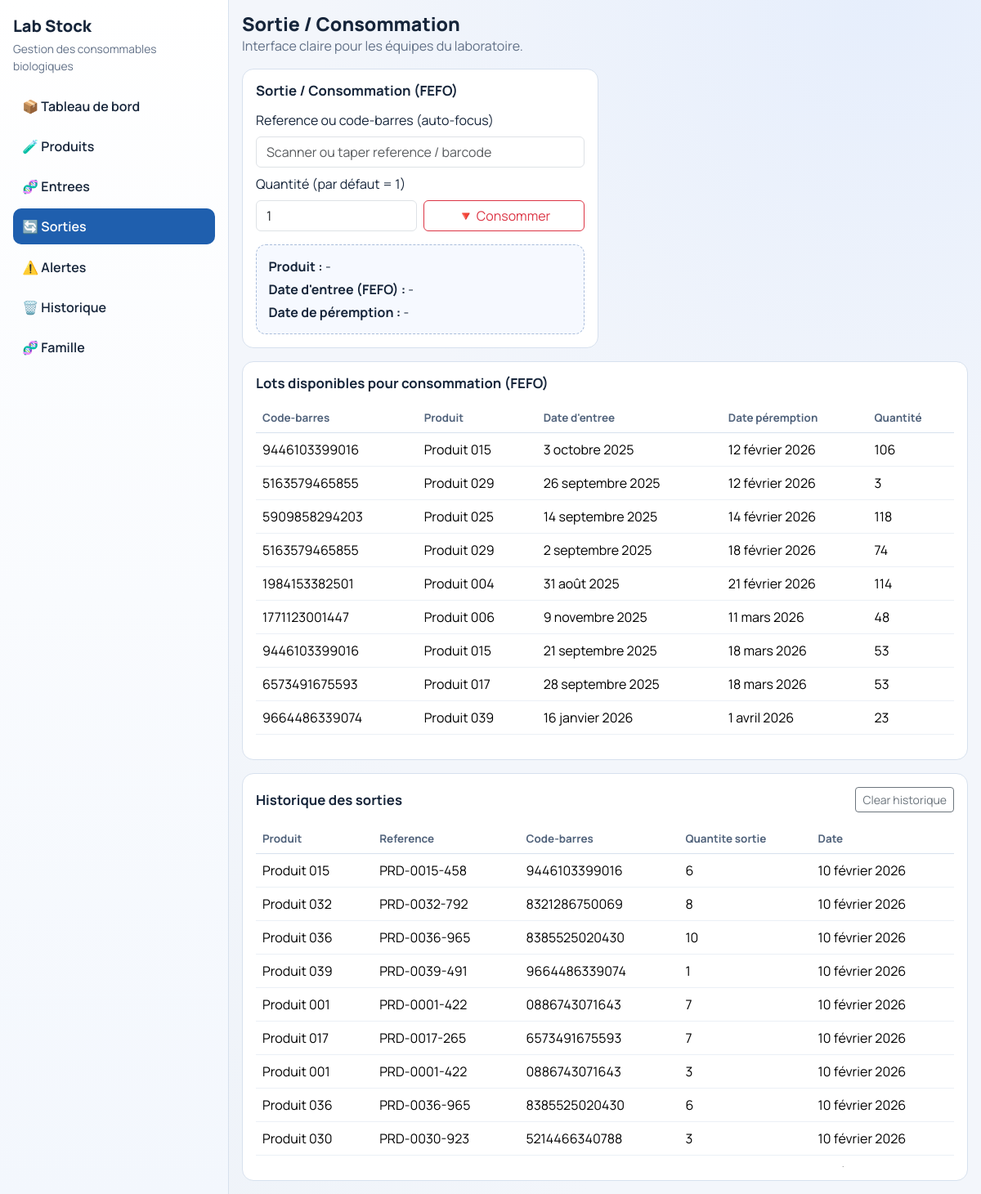
The app's page /movements/ with its own data.
### core/models.py (models this page shows, shortened)
class Lot(models.Model):
    produit = models.ForeignKey(
        Produit,
        on_delete=models.CASCADE,
        related_name="lots"
    )
    quantite = models.PositiveIntegerField()
    date_entree = models.DateField()
    date_fin = models.DateField(
        verbose_name="Date de péremption"
    )
    class Meta:
        ordering = ["date_fin"]  # FEFO automatique

class Produit(models.Model):
    reference = models.CharField(
        max_length=100,
        unique=True,
        verbose_name="Référence"
    )
    nom = models.CharField(
        max_length=255,
        blank=True,
        null=True,
        verbose_name="Nom du produit"
    )
    barcode = models.CharField(
        max_length=100,
        unique=True,
        verbose_name="Code-barres"
    )
    famille = models.ForeignKey(
        Famille,
        on_delete=models.PROTECT,
        related_name="produits"
    )
    nbr_days_alert = models.PositiveIntegerField(
        default=30,
        verbose_name="Jours avant alerte péremption"
    )
    nbr_qnt_alert = models.PositiveIntegerField(
        default=1,
        verbose_name="Seuil stock minimum"
    )

class Sort(models.Model):
    produit = models.ForeignKey(
        Produit,
        on_delete=models.CASCADE,
        related_name="sorties",
    )
    quantite = models.PositiveIntegerField()
    date_sortie = models.DateField(auto_now_add=True)

### core/views.py (the view)
# urls.py: path('movements/',movements ,name='movements'),
def movements(request):
    active_page = "movements"
    today = date.today()
    if request.method == "POST":
        form = MovementForm(request.POST)
        if form.is_valid():
            code = form.cleaned_data["code"]
            quantite_demandee = form.cleaned_data["quantite"]
            produit = (
                Produit.objects
                .filter(Q(reference__iexact=code) | Q(barcode__iexact=code))
                .first()
            )
            if not produit:
                messages.error(request, "Produit non disponible.")
                return redirect("movements")
            with transaction.atomic():
                lots = list(
                    Lot.objects
                    .select_for_update()
                    .filter(produit=produit, quantite__gt=0, date_fin__gte=today)
                    .order_by("date_fin")
                )
                stock_disponible = sum(lot.quantite for lot in lots)
                if stock_disponible < quantite_demandee:
                    messages.error(request, "Produit non disponible (quantite insuffisante).")
                    return redirect("movements")
                reste = quantite_demandee
                for lot in lots:
                    if reste == 0:
                        break
                    preleve = min(lot.quantite, reste)
                    lot.quantite -= preleve
                    lot.save(update_fields=["quantite"])
                    reste -= preleve
                Sort.objects.create(produit=produit, quantite=quantite_demandee)
                bump_data_version()
                messages.success(
                    request,
                    f"Sortie enregistree: {produit.reference} (-{quantite_demandee})."
                )
                return redirect("movements")
    else:
        form = MovementForm(initial={"quantite": 1})
    fefo_lots = (
        Lot.objects
        .select_related("produit")
        .filter(quantite__gt=0, date_fin__gte=today)
        .order_by("date_fin")
    )[:10]
    sort_history = (
        Sort.objects
        .select_related("produit")
        .order_by("-date_sortie", "-id")
    )[:10]
    return render(
        request,
        "movements.html",
        {
            "active_page": active_page,
            "form": form,
            "fefo_lots": fefo_lots,
            "sort_history": sort_history,
        },
    )

### core/forms.py (shortened to what this page needs)
class MovementForm(forms.Form):
    code = forms.CharField(
        label="Reference / code-barres",
        max_length=100,
        widget=forms.TextInput(
            attrs={
                "class": "form-control",
                "id": "barcode-input",
                "placeholder": "Scanner ou taper reference / barcode",
                "autofocus": True,
            }
        ),
    )
    quantite = forms.IntegerField(
        min_value=1,
        initial=1,
        widget=forms.NumberInput(
            attrs={
                "class": "form-control",
                "min": 1,
            }
        ),
    )

### templates/movements.html (shortened to what this page needs)
{% extends "base.html" %}
{% block page_title %}Sortie / Consommation{% endblock %}
{% block content %}
<div class="row g-3 mb-3">
  <div class="col-12 col-xl-6">
    <div class="panel h-100">
      <div class="panel-header">
        <h3>Sortie / Consommation (FEFO)</h3>
      </div>
      <form method="post" class="row g-2 mb-3">
        <div class="col-12">
          <label class="form-label">
            Reference ou code-barres (auto-focus)
          </label>
          {{ form.code }}
        </div>
        <div class="col-6">
          <label class="form-label">
            Quantité (par défaut = 1)
          </label>
          {{ form.quantite }}
        </div>
        <div class="col-6 d-grid align-items-end">
          <button id="consume-btn"
                  type="submit"
                  class="btn btn-outline-danger">
            🔻 Consommer
          </button>
        </div>
      </form>
      <div class="preview-box">
        <p class="mb-1">
          <strong>Produit :</strong>
          <span id="preview-product">-</span>
        </p>
        <p class="mb-1">
          <strong>Date d'entree (FEFO) :</strong>
          <span id="preview-entry">-</span>
        </p>
        <p class="mb-0">
          <strong>Date de péremption :</strong>
          <span id="preview-exp">-</span>
        </p>
      </div>
    </div>
  </div>
</div>
<div class="panel">
  <div class="panel-header">
    <h3>Lots disponibles pour consommation (FEFO)</h3>
  </div>
  <div class="table-responsive" style="max-height: 420px; overflow-y: auto;">
    <table class="table table-modern mb-0" id="fefo-table">
      <thead>
        <tr>
          <th>Code-barres</th>
          <th>Produit</th>
          <th>Date d'entree</th>
          <th>Date péremption</th>
          <th>Quantité</th>
        </tr>
      </thead>
      <tbody>
        {% for lot in fefo_lots %}
        <tr
          data-barcode="{{ lot.produit.barcode }}"
          data-reference="{{ lot.produit.reference }}"
          data-product="{{ lot.produit.nom }}"
          data-entry="{{ lot.date_entree }}"
          data-exp="{{ lot.date_fin }}"
          data-qty="{{ lot.quantite }}"
        >
          <td>{{ lot.produit.barcode }}</td>
          <td>{{ lot.produit.nom }}</td>
          <td>{{ lot.date_entree }}</td>
          <td>{{ lot.date_fin }}</td>
          <td>{{ lot.quantite }}</td>
        </tr>
        {% empty %}
        <tr>
          <td colspan="5" class="text-center text-muted">
            Aucun lot disponible.
          </td>
        </tr>
        {% endfor %}
      </tbody>
    </table>
  </div>
</div>
<div class="panel mt-3">
  <div class="panel-header">
    <h3>Historique des sorties</h3>
    <button type="button" class="btn btn-sm btn-outline-secondary">Clear historique</button>
  </div>
  <div class="table-responsive" style="max-height: 420px; overflow-y: auto;">
    <table class="table table-modern mb-0">
      <thead>
        <tr>
          <th>Produit</th>
          <th>Reference</th>
          <th>Code-barres</th>
          <th>Quantite sortie</th>
          <th>Date</th>
        </tr>
      </thead>
      <tbody>
        {% for item in sort_history %}
        <tr>
          <td>{{ item.produit.nom|default:"-" }}</td>
          <td>{{ item.produit.reference }}</td>
          <td>{{ item.produit.barcode }}</td>
          <td>{{ item.quantite }}</td>
          <td>{{ item.date_sortie }}</td>
        </tr>
        {% empty %}
        <tr>
          <td colspan="5" class="text-center text-muted">
            Aucune sortie enregistree.
          </td>
        </tr>
        {% endfor %}
      </tbody>
    </table>
  </div>
</div>
{% endblock %}

### static/style/app.css (style rules this page uses)
:root { --bg: #f3f6fb; --panel: #ffffff; --text: #16253a; --muted: #617087; --line: #d7e1ee; --primary: #1f5fae; --primary-soft: #e9f1fd; --danger: #b4232f; --warning: #b97900; --ok: #178451; }
* { box-sizing: border-box; }
body { margin: 0; font-family: "Manrope", sans-serif; color: var(--text); background: radial-gradient(circle at 90% 0%, #e6eefc 0%, transparent 38%), radial-gradient(circle at 0% 100%, #edf2f8 0%, transparent 38%), var(--bg); }
.panel, .kpi-card { background: var(--panel); border: 1px solid var(--line); border-radius: 14px; padding: 1rem; }
.panel-header { display: flex; align-items: center; justify-content: space-between; gap: 0.9rem; margin-bottom: 0.85rem; }
.panel-header h3 { margin: 0; font-size: 1.05rem; font-weight: 700; }
.table-modern thead th { border-bottom: 1px solid var(--line); color: #50627b; font-size: 0.84rem; font-weight: 700; }
.table-modern tbody td { border-color: #ebf0f6; }
.preview-box { border: 1px dashed #a9bddb; border-radius: 12px; background: #f6f9ff; padding: 0.9rem; }

### records on screen
Lot: produit.barcode "9446103399016", produit.nom "Produit 015", date_entree "3 octobre 2025", date_fin "12 février 2026", quantite "106"
Lot: produit.barcode "5163579465855", produit.nom "Produit 029", date_entree "26 septembre 2025", date_fin "12 février 2026", quantite "3"
Lot: produit.barcode "5909858294203", produit.nom "Produit 025", date_entree "14 septembre 2025", date_fin "14 février 2026", quantite "118"
Lot: produit.barcode "5163579465855", produit.nom "Produit 029", date_entree "2 septembre 2025", date_fin "18 février 2026", quantite "74"
Lot: produit.barcode "1984153382501", produit.nom "Produit 004", date_entree "31 août 2025", date_fin "21 février 2026", quantite "114"
Lot: produit.barcode "1771123001447", produit.nom "Produit 006", date_entree "9 novembre 2025", date_fin "11 mars 2026", quantite "48"
Lot: produit.barcode "9446103399016", produit.nom "Produit 015", date_entree "21 septembre 2025", date_fin "18 mars 2026", quantite "53"
Lot: produit.barcode "6573491675593", produit.nom "Produit 017", date_entree "28 septembre 2025", date_fin "18 mars 2026", quantite "53"
Lot: produit.barcode "9664486339074", produit.nom "Produit 039", date_entree "16 janvier 2026", date_fin "1 avril 2026", quantite "23"
Sort: produit.nom "Produit 015", produit.reference "PRD-0015-458", produit.barcode "9446103399016", quantite "6", date_sortie "10 février 2026"
Sort: produit.nom "Produit 032", produit.reference "PRD-0032-792", produit.barcode "8321286750069", quantite "8", date_sortie "10 février 2026"
Sort: produit.nom "Produit 036", produit.reference "PRD-0036-965", produit.barcode "8385525020430", quantite "10", date_sortie "10 février 2026"
Sort: produit.nom "Produit 039", produit.reference "PRD-0039-491", produit.barcode "9664486339074", quantite "1", date_sortie "10 février 2026"
Sort: produit.nom "Produit 001", produit.reference "PRD-0001-422", produit.barcode "0886743071643", quantite "7", date_sortie "10 février 2026"
Sort: produit.nom "Produit 017", produit.reference "PRD-0017-265", produit.barcode "6573491675593", quantite "7", date_sortie "10 février 2026"
Sort: produit.nom "Produit 001", produit.reference "PRD-0001-422", produit.barcode "0886743071643", quantite "3", date_sortie "10 février 2026"
Sort: produit.nom "Produit 036", produit.reference "PRD-0036-965", produit.barcode "8385525020430", quantite "6", date_sortie "10 février 2026"
Sort: produit.nom "Produit 030", produit.reference "PRD-0030-923", produit.barcode "5214466340788", quantite "3", date_sortie "10 février 2026"
